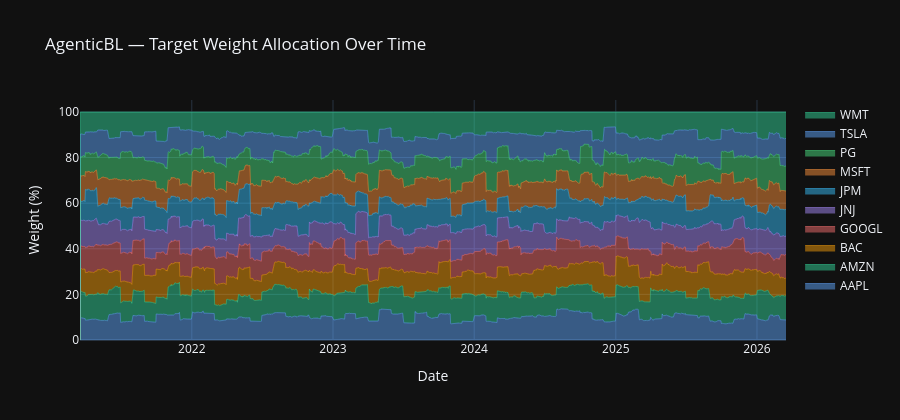

Notebook code for this chart:
### Markdown cell above
## Per-asset weight allocation over time

Equivalent of the app's **Per Asset** chart mode, but shown as the agent's target-weight allocation (stacked area) rather than per-asset equity — useful to see how the mocked agent tilts the portfolio at each monthly rebalance.

### Code cell
weights = result.get_security_weights("AgenticBL")

fig = go.Figure()
for i, asset in enumerate(weights.columns):
    fig.add_trace(go.Scatter(
        x=weights.index, y=weights[asset] * 100,
        name=asset, mode="lines", stackgroup="weights",
        line=dict(width=0.5, color=ASSET_COLOURS[i % len(ASSET_COLOURS)]),
    ))
fig.update_layout(
    title="AgenticBL — Target Weight Allocation Over Time",
    xaxis_title="Date", yaxis_title="Weight (%)",
    template="plotly_dark", height=420,
)
fig.show()

### Figure 1 — Plotly figure (JSON) as saved in the notebook; plotly's stock layout.template omitted (floating-point values rounded to 4 significant figures; data arrays with more than 128 entries replaced by an {"elided": "..."} marker saying what was removed)
{"data": [{"line": {"color": "#60a5fa", "width": 0.5}, "mode": "lines", "name": "AAPL", "stackgroup": "weights", "type": "scatter", "x": {"elided": "1255 str values"}, "y": {"elided": "1255 float values"}}, {"line": {"color": "#34d399", "width": 0.5}, "mode": "lines", "name": "AMZN", "stackgroup": "weights", "type": "scatter", "x": {"elided": "1255 str values"}, "y": {"elided": "1255 float values"}}, {"line": {"color": "#f59e0b", "width": 0.5}, "mode": "lines", "name": "BAC", "stackgroup": "weights", "type": "scatter", "x": {"elided": "1255 str values"}, "y": {"elided": "1255 float values"}}, {"line": {"color": "#f87171", "width": 0.5}, "mode": "lines", "name": "GOOGL", "stackgroup": "weights", "type": "scatter", "x": {"elided": "1255 str values"}, "y": {"elided": "1255 float values"}}, {"line": {"color": "#a78bfa", "width": 0.5}, "mode": "lines", "name": "JNJ", "stackgroup": "weights", "type": "scatter", "x": {"elided": "1255 str values"}, "y": {"elided": "1255 float values"}}, {"line": {"color": "#38bdf8", "width": 0.5}, "mode": "lines", "name": "JPM", "stackgroup": "weights", "type": "scatter", "x": {"elided": "1255 str values"}, "y": {"elided": "1255 float values"}}, {"line": {"color": "#fb923c", "width": 0.5}, "mode": "lines", "name": "MSFT", "stackgroup": "weights", "type": "scatter", "x": {"elided": "1255 str values"}, "y": {"elided": "1255 float values"}}, {"line": {"color": "#4ade80", "width": 0.5}, "mode": "lines", "name": "PG", "stackgroup": "weights", "type": "scatter", "x": {"elided": "1255 str values"}, "y": {"elided": "1255 float values"}}, {"line": {"color": "#60a5fa", "width": 0.5}, "mode": "lines", "name": "TSLA", "stackgroup": "weights", "type": "scatter", "x": {"elided": "1255 str values"}, "y": {"elided": "1255 float values"}}, {"line": {"color": "#34d399", "width": 0.5}, "mode": "lines", "name": "WMT", "stackgroup": "weights", "type": "scatter", "x": {"elided": "1255 str values"}, "y": {"elided": "1255 float values"}}], "layout": {"height": 420, "title": {"text": "AgenticBL — Target Weight Allocation Over Time"}, "xaxis": {"title": {"text": "Date"}}, "yaxis": {"title": {"text": "Weight (%)"}}}}
